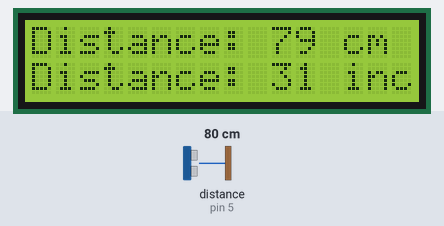
A sketch run on a simulated Arduino Uno, built with avr-gcc and run on an emulated ATmega328P. Parts: 16×2 character LCD. Wiring (inferred from the names in the program): ultrasonic range finder: trigger pin 6; echo pin 5. The inputs (shaded band) are chosen by the test bench; at power-on: distance to the obstacle (sensor on pin 5) 80 cm. The echo pulse lasts 58.3 µs per cm.

Above: at 1.2 s.
1.3 s: distance to the obstacle (sensor on pin 5) set to 120 cm
At 2.7 s:
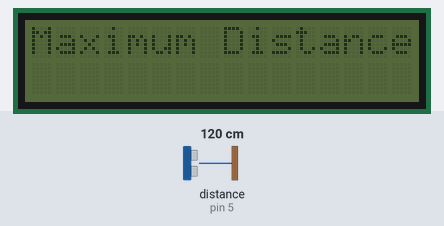
3.2 s: distance to the obstacle (sensor on pin 5) set to 2 cm
At 4.4 s:
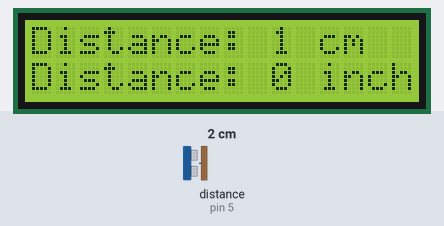
4.7 s: distance to the obstacle (sensor on pin 5) set to 96 cm
At 6.4 s:
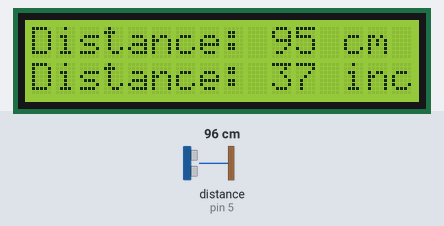
7.4 s: distance to the obstacle (sensor on pin 5) set to 101 cm
At 9.0 s:
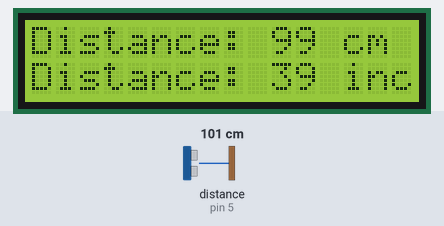
10.5 s: distance to the obstacle (sensor on pin 5) set to 250 cm
Timing chart, 0 to 13.2 s (numbered marks = the images above; inputs shaded):
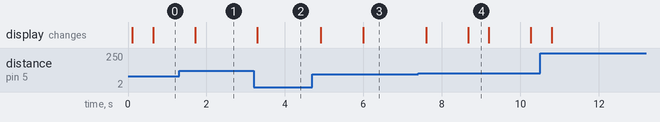

The sketch:

display.ino
```cpp
#include<Wire.h> //Include Wire library for I2C
#include<LiquidCrystal_I2C.h> //Include LCD library for I2C

#define TRIG_PIN 6 //Define Trig pin for Ultrasonic Sensor
#define ECHO_PIN 5 //Define Echo pin for Ultrasonic Sensor

LiquidCrystal_I2C lcd(0x3F,16,2); //Set the LCD I2C address (0x3F) and dimensions (16x2)

void setup() {
  pinMode(TRIG_PIN,OUTPUT); //Set Trig pin as output
  pinMode(ECHO_PIN,INPUT); //Set Echo pin as input
  lcd.begin(); //Initialize the LCD
  lcd.backlight(); //Turn on the LCD backlight
}

void loop() {
  long duration; //Variable to store the duration of pulse
  int distanceCm,distanceInch; //Variables to store distance in cm and inches

  digitalWrite(TRIG_PIN,LOW); //Clear the Trig pin
  delayMicroseconds(2); //Wait for 2 microseconds
  digitalWrite(TRIG_PIN,HIGH); //Set the Trig pin high
  delayMicroseconds(10); //Wait for 10 microseconds
  digitalWrite(TRIG_PIN,LOW); //Set the Trig pin low

  duration=pulseIn(ECHO_PIN,HIGH); //Read the Echo pin and return the sound wave travel time in microseconds
  distanceCm=duration*0.034/2; //Calculate the distance in cm
  distanceInch=duration*0.0133/2; //Calculate the distance in inches

  //Cap the maximum distance to 200 cm
  if(distanceCm>=100){
    lcd.clear();
    lcd.setCursor(0,0);
    lcd.print("Maximum Distance");
    lcd.noBacklight();
  }else{
    lcd.backlight();
    lcd.clear(); //Clear the LCD display

    lcd.setCursor(0,0); //Set the cursor to column 0, row 0
    lcd.print("Distance: "); //Print "Distance:" on the LCD
    lcd.print(distanceCm); //Print the distance in cm
    lcd.print(" cm"); //Print "cm"

    lcd.setCursor(0,1); //Set the cursor to column 0, row 1
    lcd.print("Distance: "); //Print "Distance:" on the LCD
    lcd.print(distanceInch); //Print the distance in inches
    lcd.print(" inch"); //Print "inch"
  }
  delay(500); //Wait for 500 milliseconds before measuring again
}
```

Measured:
- after the input at 1.3 s, the display: changes after 0.41 s (image 1)
- after the input at 3.2 s, the display: changes after 0.10 s (image 2)
- after the input at 4.7 s, the display: first changes after 0.21 s (image 3 shows a later state)
- after the input at 7.4 s, the display: first changes after 0.20 s (image 4 shows a later state)
- what the display in image 4 shows lasts 0.5 s, from 8.7 s to 9.2 s
